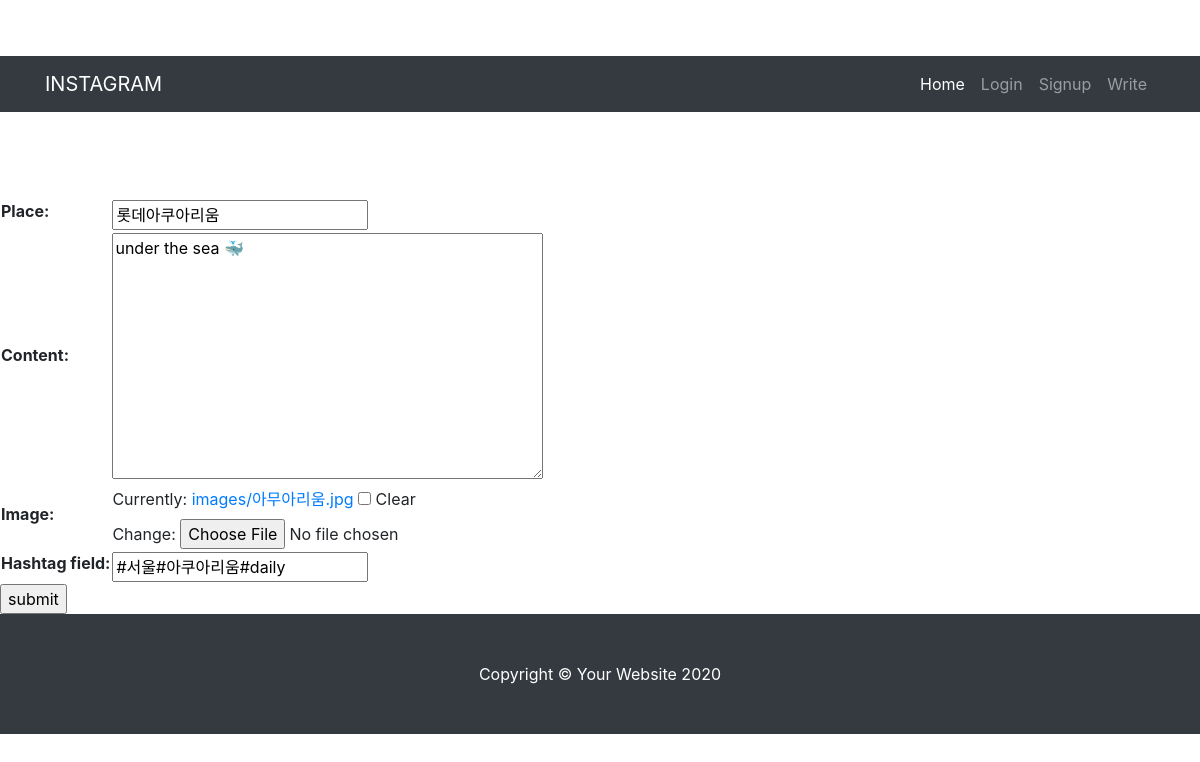
Page /update/21 on the committed database.
### appname/models.py (models this page shows, shortened)
class Post(models.Model):
    content = models.TextField()
    place  = models.CharField(max_length=100)
    image = models.ImageField(upload_to='images/', blank=True)
    writer = models.ForeignKey(settings.AUTH_USER_MODEL, on_delete=models.CASCADE, related_name="writer", default="")
    hashtag_field = models.CharField(max_length=200, blank=True)
    hashtags = models.ManyToManyField('Hashtag', blank=True)
    likes = models.ManyToManyField(settings.AUTH_USER_MODEL, related_name="likes")

### appname/views.py (the view)
# urls.py: path('update/<int:pk>', appname.views.update, name='update'),
def update(request, pk):
    post = get_object_or_404(Post, pk=pk)
    if request.method == "POST":
        form = PostForm(request.POST,request.FILES, instance=post)
        if form.is_valid():
            post = form.save(commit=False)
            post.hashtags.clear()
            hashtag_field = form.cleaned_data['hashtag_field']
            str_hashtags = hashtag_field.split('#')
            list_hashtags = list()
            for hashtag in str_hashtags:
                if Hashtag.objects.filter(name=hashtag):
                    list_hashtags.append(Hashtag.objects.get(name=hashtag))
                else:
                    temp_hashtag = HashtagForm().save(commit=False)
                    temp_hashtag.name = hashtag
                    temp_hashtag.save()
                    list_hashtags.append(temp_hashtag)
            post.save()
            post.hashtags.add(*list_hashtags)
            form.save()
            return redirect('main')
    else:
        form = PostForm(instance=post)
        return render(request, 'appname/create.html', {'form': form})

### appname/forms.py
class PostForm(forms.ModelForm):
    class Meta:
        model = Post
        fields = ['place', 'content', 'image', 'hashtag_field']

### appname/templates/appname/create.html (shortened to what this page needs)
{% extends 'appname/base.html' %}
{% block header %}
<header class="masthead text-center text-white">
  <div class="masthead-content">
    <div class="container">
      <h1 class="masthead-heading mb-0">myinstagram</h1>
      <h2 class="masthead-subheading mb-0">likelion 8th</h2>
    </div>
  </div>
</header>
{% endblock %}
{% block content %}
<form method="POST" enctype="multipart/form-data">
  <table>
    {{ form.as_table }}
  </table>
  <input type="submit" value="submit">
</form>
{% endblock %}

### appname/static/appname/css/blog-home.css (style rules this page uses)
body { padding-top: 56px; }

### rows in the picture
Post: place "롯데아쿠아리움", content "under the sea 🐳", hashtag_field "#서울#아쿠아리움#daily"
